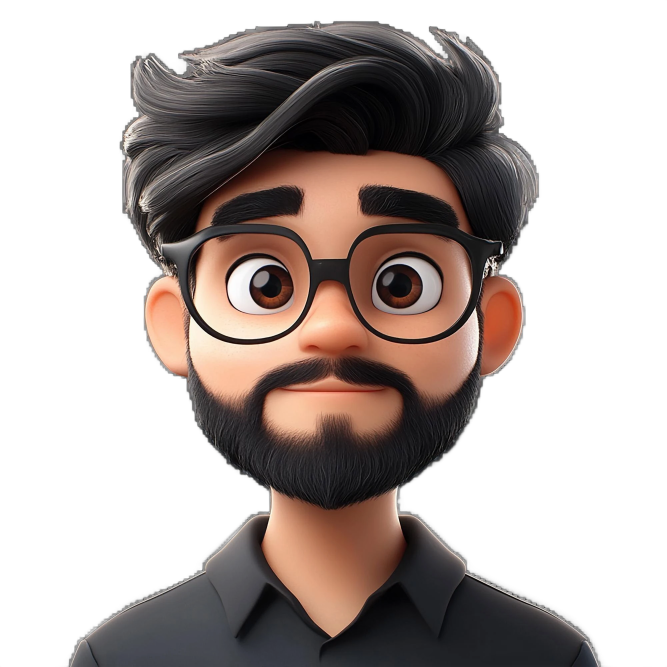
#> input picture video/char_rembg.png, 2000 x 2000 px (shown at 1/3 size)
$ python char.py
#> lines starting #> are read from the running program, lines starting #| are printed output that depends on the picture
"""Gera variações do personagem: base, piscada, boca aberta (3 níveis), com contorno branco tipo adesivo."""
from PIL import Image, ImageDraw, ImageFilter, ImageChops
import sys
import os; W=os.path.abspath(os.path.join(os.path.dirname(__file__),'..'))+'/'
base=Image.open(W+'char_rembg.png').convert('RGBA')
#> base is the input picture: PIL image 2000x2000 RGBA; mean R, G, B, A 47.7, 37.7, 34.1, 120.9
orig=Image.open(W+'in/char.webp').convert('RGB')
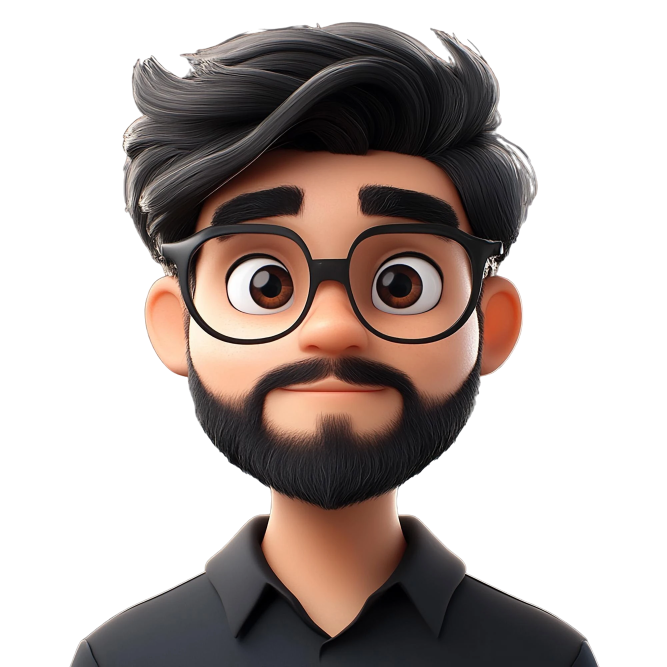
#> input picture video/in/char.webp, 2000 x 2000 px (shown at 1/3 size)
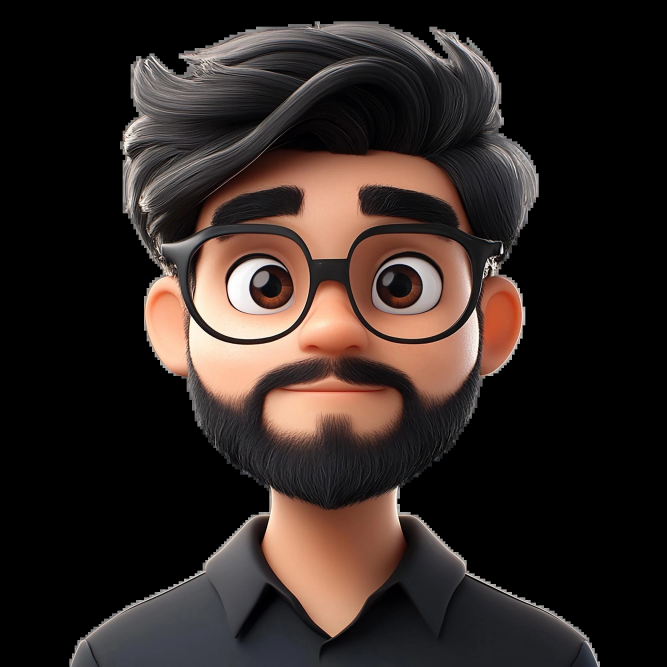
#> orig: PIL image 2000x2000 RGB (shown at 1/3 size); mean R, G, B 48.3, 38.2, 34.6
skin=orig.getpixel((720,975)); print('skin',skin)
#> after `skin = orig.getpixel((720, 975))`: skin = (252, 229, 203)
#| skin (252, 229, 203)
EYES=[(780,856),(1220,856)]
def blink(im,amt=1.0):
    im=im.copy()
    lay=Image.new('RGBA',im.size,(0,0,0,0)); ld=ImageDraw.Draw(lay)
    for cx,cy in EYES:
        top=orig.getpixel((cx,cy-110)); bot=orig.getpixel((cx,cy+118))
        for y in range(cy-105,cy+111):
            t=(y-(cy-105))/216
            c=tuple(int(top[i]*(1-t)+bot[i]*t) for i in range(3))
            ld.line((cx-120,y,cx+120,y),fill=c+(255,))
        # soft crease shadow + lash line (closed eye)
        ld.arc((cx-104,cy-70,cx+104,cy+38),12,168,fill=(150,95,75,140),width=16)
        ld.arc((cx-100,cy-62,cx+100,cy+30),14,166,fill=(28,18,14,255),width=10)
    m=Image.new('L',im.size,0); md=ImageDraw.Draw(m)
    for cx,cy in EYES: md.ellipse((cx-118,cy-96,cx+118,cy+104),fill=255)
    m=m.filter(ImageFilter.GaussianBlur(3))
    lay.putalpha(ImageChops.multiply(lay.split()[3],m))
    im.alpha_composite(lay); return im
def mouth(im,h):
    if h<=0: return im
    im=im.copy(); lay=Image.new('RGBA',im.size,(0,0,0,0)); d=ImageDraw.Draw(lay)
    cx,cy=1002,1168; w=170+h*1.2
    box=(cx-w/2,cy-h*0.45,cx+w/2,cy+h)
    d.ellipse(box,fill=(74,24,26,255))
    d.ellipse((cx-w*0.32,cy+h*0.25,cx+w*0.32,cy+h*1.15),fill=(190,84,80,255))
    d.rounded_rectangle((cx-w*0.33,cy-h*0.45,cx+w*0.33,cy-h*0.45+max(5,h*0.24)),radius=6,fill=(236,228,218,255))
    m=Image.new('L',im.size,0); ImageDraw.Draw(m).ellipse(box,fill=255)
    m=m.filter(ImageFilter.GaussianBlur(2.5))
    lay=lay.filter(ImageFilter.GaussianBlur(1.2))
    lay.putalpha(ImageChops.multiply(lay.split()[3],m))
    im.alpha_composite(lay); return im
    im=im.copy(); lay=Image.new('RGBA',im.size,(0,0,0,0)); d=ImageDraw.Draw(lay)
    cx,cy=1002,1172; w=200+h
    d.chord((cx-w//2,cy-h*0.35,cx+w//2,cy+h),0,180,fill=(70,22,24,255))
    d.rectangle((cx-w//2,cy-h*0.35,cx+w//2,cy+1),fill=(70,22,24,255))
    # teeth
    d.rectangle((cx-w//2+30,cy-h*0.35,cx+w//2-30,cy-h*0.35+max(6,h*0.22)),fill=(245,240,235,255))
    # tongue
    d.chord((cx-w//3,cy+h*0.35,cx+w//3,cy+h*1.25),180,360,fill=(196,82,78,255))
    m=Image.new('L',im.size,0); ImageDraw.Draw(m).chord((cx-w//2,cy-h*0.35-40,cx+w//2,cy+h),0,180,fill=255)
    ImageDraw.Draw(m).rectangle((cx-w//2,cy-h*0.35,cx+w//2,cy+1),fill=255)
    lay.putalpha(ImageChops.multiply(lay.split()[3],m.filter(ImageFilter.GaussianBlur(3))))
    im.alpha_composite(lay); return im
def sticker(im,r=14):
    a=im.split()[3]
    a2=a.filter(ImageFilter.MaxFilter(2*r+1)).filter(ImageFilter.GaussianBlur(1.5))
    out=Image.new('RGBA',im.size,(255,255,255,0)); out.putalpha(a2)
    out.alpha_composite(im); return out
out={}
for b in [0,1]:
  for mo in [0,1,2,3]:
    im=base
    if b: im=blink(im)
    im=mouth(im,[0,28,48,68][mo])
    im=sticker(im)
    im=im.resize((1000,1000),Image.LANCZOS)
#> (the run stopped early here; a loop or call above may not have finished)
